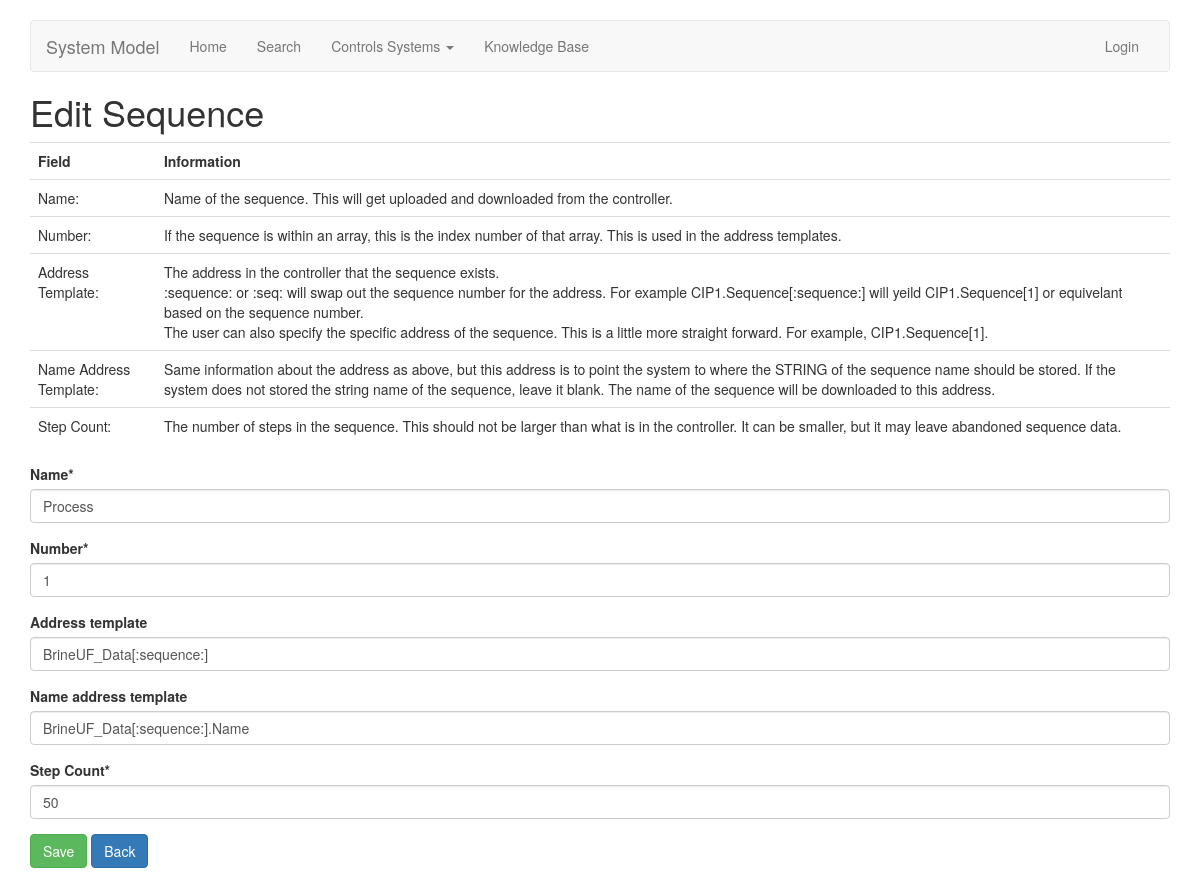
Screenshot of /pinchart/sequence/1/update/ with the database file from the repository.
### pinchart/models.py (models this page shows, shortened)
class Sequence(models.Model):
    objects = managers.SequenceManager()
    pinchart = models.ForeignKey(Pinchart, on_delete=models.CASCADE)
    name = models.CharField(max_length=82)
    number = models.IntegerField()
    address_template = models.CharField(max_length=1024, null=True, blank=True)
    name_address_template = models.CharField(max_length=1024, null=True, blank=True)
    locked = models.BooleanField(verbose_name="Locked for Editing", default=False)
    array_length = models.IntegerField(verbose_name="Step Count")
    class Meta:
        unique_together = ("pinchart", "number")

### pinchart/views.py (the view, shortened to what this page needs)
# urls.py: path('sequence/<pk>/update/', views.SequenceUpdateView.as_view(), name='sequence-update'),
class SequenceUpdateView(UpdateView):
    model = models.Sequence
    success_url = reverse_lazy('sequence-list')
    form_class = forms.SequenceForm
    def get_context_data(self, **kwargs):
        context = super(SequenceUpdateView, self).get_context_data(**kwargs)
        context['parent'] = 'Pinchart'
        context['parent_object'] = context['object'].pinchart
        return context

### pinchart/forms.py
class SequenceForm(forms.ModelForm):
    class Meta:
        model = models.Sequence
        fields = [
            'pinchart', 'name', 'number', 'address_template',
            'name_address_template', 'array_length'
        ]
        widgets = {
            'pinchart':forms.HiddenInput(),
        }

### templates/pinchart/sequence_form.html (shortened to what this page needs)
{% extends 'pinchart/base.html' %}
{% load crispy_forms_tags %}
{% block headline %} Edit Sequence{% endblock headline %}
{% block content %}
    <table class='table'>
        <tr>
            <th>Field</th>
            <th>Information</th>
        </tr>
        <tr>
            <td>Name:</td>
            <td>
                Name of the sequence. This will get uploaded and downloaded from the controller.
            </td>
        <tr>
            <td>Number:</td>
            <td>
                If the sequence is within an array, this is the index number of that array. This is used in the address templates.
            </td>
        </tr>
        <tr>
            <td>Address Template:</td>
            <td>
                The address in the controller that the sequence exists.<br />
                :sequence: or :seq: will swap out the sequence number for the address.
                For example CIP1.Sequence[:sequence:] will yeild CIP1.Sequence[1] or equivelant based
                on the sequence number.<br />
                The user can also specify the specific address of the sequence. This is a little more
                straight forward. For example, CIP1.Sequence[1].
            </td>
        </tr>
        <tr>
            <td>Name Address Template:</td>
            <td>
                Same information about the address as above, but this address is to point the system to
                where the STRING of the sequence name should be stored. If the system does not stored
                the string name of the sequence, leave it blank. The name of the sequence will be
                downloaded to this address.
            </td>
        </tr>
        <tr>
            <td>Step Count:</td>
            <td>
                The number of steps in the sequence. This should not be larger than what is in the
                controller. It can be smaller, but it may leave abandoned sequence data.
            </td>
        </tr>
    </table>
    <form method="post" class="uniForm">
        {{ form|crispy }}
        <button type="submit" class="btn btn-success">Save</button>
        <a href="{% url 'sequence-list' pk=parent_object.pk %}" class="btn btn-primary">Back</a>
    </form>
{% endblock %}

### templates/pinchart/base.html (style rules this page uses)
body { padding-top: 20px; padding-bottom: 20px; }

### rows the page displays
Sequence: name "Process", number "1", address_template "BrineUF_Data[:sequence:]", name_address_template "BrineUF_Data[:sequence:].Name", array_length "50"
